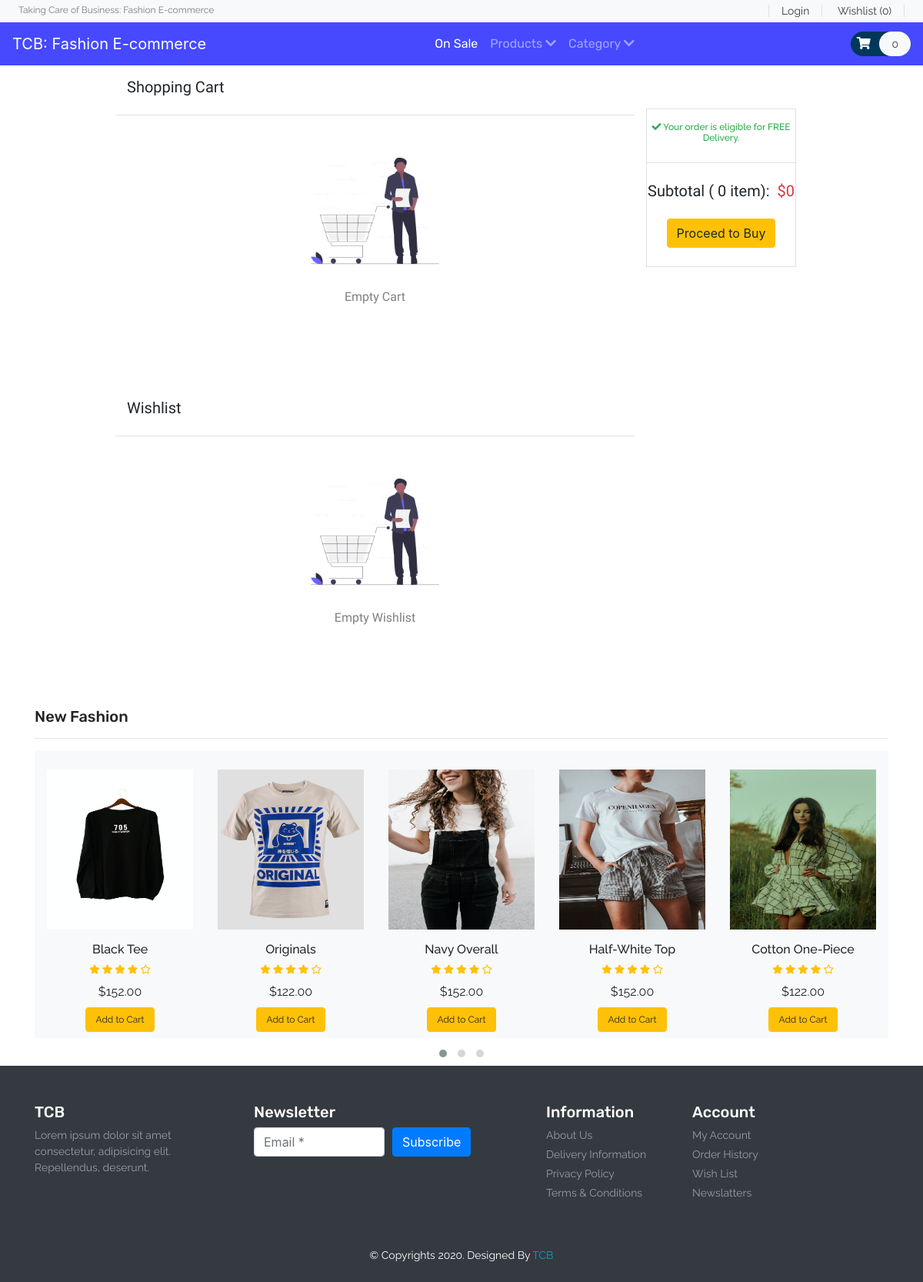
The app's page /cart.php with its own data.
### tables this page shows
CREATE TABLE `product` (
  `item_id` int(11) NOT NULL,
  `item_brand` varchar(200) NOT NULL,
  `item_name` varchar(255) NOT NULL,
  `item_price` double(10,2) NOT NULL,
  `item_image` varchar(255) NOT NULL,
  `item_register` datetime DEFAULT NULL
);

### cart.php (called while the page is built, shortened)
<?php
include ('header.php');
?>
<?php
        count($product->getData('cart')) ? include ('Template/_cart-template.php') :  include ('Template/notFound/_cart_notFound.php');
        count($product->getData('wishlist')) ? include ('Template/_wishilist_template.php') :  include ('Template/notFound/_wishlist_notFound.php');
        include ('Template/_new-phones.php');
?>
<?php
include ('footer.php');
?>

### database/DBController.php (called while the page is built, shortened)
<?php
class DBController
{
    protected $host = 'localhost';
    protected $user = 'root';
    protected $password = '';
    protected $database = "shopee";
    public function __construct()
    {
        $this->con = mysqli_connect($this->host, $this->user, $this->password, $this->database);
    }
}

### functions.php (called while the page is built)
<?php
require ('database/DBController.php');
require ('database/Product.php');
require ('database/Cart.php');
$db = new DBController();
$product = new Product($db);
$product_shuffle = $product->getData();
$Cart = new Cart($db );

### database/Product.php (called while the page is built, shortened)
<?php
class Product
{
    public $db = null;
    public function __construct(DBController $db)
    {
        $this->db = $db;
    }
    public function getData($table = 'product'){
        $result = $this->db->con->query("SELECT * FROM {$table}");
        $resultArray = array();
        while ($item = mysqli_fetch_array($result, MYSQLI_ASSOC)){
            $resultArray[] = $item;
        }
        return $resultArray;
    }
}

### Template/_new-phones.php (the view, shortened to what this page needs)
<?php
shuffle($product_shuffle);
?>
<section id="new-phones">
    <div class="container">
        <h4 class="font-rubik font-size-20">New Fashion</h4>
        <hr>
        <div class="owl-carousel owl-theme">
            <?php foreach ($product_shuffle as $item) { ?>
                <div class="item py-2 bg-light">
                    <div class="product font-rale">
                        <a href="<?php printf('%s?item_id=%s', 'product.php',  $item['item_id']); ?>"><img src="<?php echo $item['item_image'] ?? "./assets/products/1.png"; ?>" alt="product1" class="img-fluid"></a>
                        <div class="text-center">
                            <h6><?php echo  $item['item_name'] ?? "Unknown";  ?></h6>
                            <div class="rating text-warning font-size-12">
                                <span><i class="fas fa-star"></i></span>
                                <span><i class="fas fa-star"></i></span>
                                <span><i class="fas fa-star"></i></span>
                                <span><i class="fas fa-star"></i></span>
                                <span><i class="far fa-star"></i></span>
                            </div>
                            <div class="price py-2">
                                <span>$<?php echo $item['item_price'] ?? '0' ; ?></span>
                            </div>
                            <form method="post">
                                <?php
                                if (in_array($item['item_id'], $Cart->getCartId($product->getData('cart')) ?? [])){
                                    echo '<button type="submit" disabled class="btn btn-success font-size-12">In the Cart</button>';
                                }else{
                                    echo '<button type="submit" name="top_sale_submit" class="btn btn-warning font-size-12">Add to Cart</button>';
                                }
                                ?>
                            </form>
                        </div>
                    </div>
                </div>
            <?php }  ?>
        </div>
    </div>
</section>

### header.php (shortened to what this page needs)
<!DOCTYPE html>
<html lang="en">
<head>
    <link rel="stylesheet" href="https://stackpath.bootstrapcdn.com/bootstrap/4.4.1/css/bootstrap.min.css">
    <link rel="stylesheet" href="https://cdnjs.cloudflare.com/ajax/libs/OwlCarousel2/2.3.4/assets/owl.carousel.min.css" />
    <link rel="stylesheet" href="https://cdnjs.cloudflare.com/ajax/libs/OwlCarousel2/2.3.4/assets/owl.theme.default.min.css" />
    <link rel="stylesheet" href="https://cdnjs.cloudflare.com/ajax/libs/font-awesome/5.13.0/css/all.min.css" />
    <link rel="stylesheet" href="style.css">
    <?php
    require ('functions.php');
    ?>
</head>
<body>
<header id="header">
    <div class="strip d-flex justify-content-between px-4 py-1 bg-light">
                <p class="font-rale font-size-12 text-black-50 m-0">Taking Care of Business: Fashion E-commerce</p>
                <div class="font-rale font-size-14">
                    <a href="#" class="px-3 border-right border-left text-dark">Login</a>
                    <a href="#" class="px-3 border-right text-dark">Wishlist (0)</a>
                </div>
    </div>
    <nav class="navbar navbar-expand-lg navbar-dark color-second-bg">
                <a class="navbar-brand" href="index.php">TCB: Fashion E-commerce</a>
                <div class="collapse navbar-collapse" id="navbarNavDarkDropdown">
                  <ul class="navbar-nav m-auto font-rubik">
                    <li class="nav-item active">
                      <a class="nav-link" href="#">On Sale</a>
                    </li>
                    <li class="nav-item dropdown">
                      <a class="nav-link " href="#top-sale" >
                        Products
                        <i class="fas fa-chevron-down"></i>
                      </a>
                    </li>
                      <li class="nav-item">
                        <a class="nav-link" href="#special-price">Category <i class="fas fa-chevron-down"></i></a>
                      </li>
                  </ul>
                  <form action="#" class="font-size-14 font-rale">
                    <a href="cart.php" class="py-2 rounded-pill color-primary-bg">
                    <span class="font-size-16 px-2 text-white"><i class="fas fa-shopping-cart"></i></span>
                    <span class="px-3 py-2 rounded-pill text-dark bg-light"><?php echo count($product->getData('cart')); ?></span>
                    </a>
                </form>
                </div>
              </nav>
</header>
<main id="main-site">

### Template/notFound/_cart_notFound.php
<section id="cart" class="py-3 mb-5">
    <div class="container-fluid w-75">
        <h5 class="font-baloo font-size-20">Shopping Cart</h5>
        <div class="row">
            <div class="col-sm-9">
                    <div class="row border-top py-3 mt-3">
                        <div class="col-sm-12 text-center py-2">
                            <img src="./assets/blog/empty_cart.png" alt="Empty Cart" class="img-fluid" style="height: 200px;">
                            <p class="font-baloo font-size-16 text-black-50">Empty Cart</p>
                        </div>
                    </div>
            </div>
            <div class="col-sm-3">
                <div class="sub-total border text-center mt-2">
                    <h6 class="font-size-12 font-rale text-success py-3"><i class="fas fa-check"></i> Your order is eligible for FREE Delivery.</h6>
                    <div class="border-top py-4">
                        <h5 class="font-baloo font-size-20">Subtotal ( <?php echo isset($subTotal) ? count($subTotal) : 0; ?> item):&nbsp; <span class="text-danger">$<span class="text-danger" id="deal-price"><?php echo isset($subTotal) ? $Cart->getSum($subTotal) : 0; ?></span> </span> </h5>
                        <button type="submit" class="btn btn-warning mt-3">Proceed to Buy</button>
                    </div>
                </div>
            </div>
        </div>
    </div>
</section>

### Template/notFound/_wishlist_notFound.php
<section id="cart" class="py-3 mb-5">
    <div class="container-fluid w-75">
        <h5 class="font-baloo font-size-20">Wishlist</h5>
        <div class="row">
            <div class="col-sm-9">
                <div class="row border-top py-3 mt-3">
                    <div class="col-sm-12 text-center py-2">
                        <img src="./assets/blog/empty_cart.png" alt="Empty Cart" class="img-fluid" style="height: 200px;">
                        <p class="font-baloo font-size-16 text-black-50">Empty Wishlist</p>
                    </div>
                </div>
            </div>
        </div>
    </div>
</section>

### footer.php (shortened to what this page needs)
</main>
<footer id="footer" class="bg-dark text-white py-5">
          <div class="container">
            <div class="row">
              <div class="col-lg-3 col-12">
                <h4 class="font-rubik font-size-20">TCB</h4>
                <p class="font-size-14 font-rale text-white-50">Lorem ipsum dolor sit amet consectetur, adipisicing elit. Repellendus, deserunt.</p>
              </div>
              <div class="col-lg-4 col-12">
                <h4 class="font-rubik font-size-20">Newsletter</h4>
                <form class="form-row">
                  <div class="col">
                    <input type="text" class="form-control" placeholder="Email *">
                  </div>
                  <div class="col">
                    <button type="submit" class="btn btn-primary mb-2">Subscribe</button>
                  </div>
                </form>
              </div>
              <div class="col-lg-2 col-12">
                <h4 class="font-rubik font-size-20">Information</h4>
                <div class="d-flex flex-column flex-wrap">
                  <a href="#" class="font-rale font-size-14 text-white-50 pb-1">About Us</a>
                  <a href="#" class="font-rale font-size-14 text-white-50 pb-1">Delivery Information</a>
                  <a href="#" class="font-rale font-size-14 text-white-50 pb-1">Privacy Policy</a>
                  <a href="#" class="font-rale font-size-14 text-white-50 pb-1">Terms & Conditions</a>
                </div>
              </div>
              <div class="col-lg-2 col-12">
                <h4 class="font-rubik font-size-20">Account</h4>
                <div class="d-flex flex-column flex-wrap">
                  <a href="#" class="font-rale font-size-14 text-white-50 pb-1">My Account</a>
                  <a href="#" class="font-rale font-size-14 text-white-50 pb-1">Order History</a>
                  <a href="#" class="font-rale font-size-14 text-white-50 pb-1">Wish List</a>
                  <a href="#" class="font-rale font-size-14 text-white-50 pb-1">Newslatters</a>
                </div>
              </div>
            </div>
          </div>
        </footer>
        <div class="copyright text-center bg-dark text-white py-2">
          <p class="font-rale font-size-14">&copy; Copyrights 2020. Designed By <a href="#" class="color-second">TCB</a></p>
        </div>
</body>
</html>

### style.css (style rules this page uses)
button, button:focus { outline: none !important; box-shadow: none !important; }
.font-baloo { font-family: "Baloo Thambi 2", cursive; }
.font-rale { font-family: "Raleway", cursive; }
.font-rubik { font-family: "Rubik", cursive; }
.font-size-12 { font-size: 12px; }
.font-size-14 { font-size: 14px; }
.font-size-16 { font-size: 16px; }
.font-size-20 { font-size: 20px; }
.color-primary-bg { background: #003859; }
.color-second { color: #00A5C4; }
.color-second-bg { background: #4649FF; }
.img-fluid { height: 15em; padding: 1em; }

### records on screen
product: item_image (picture), item_name "Black Tee", item_price "152.00"
product: item_image (picture), item_name "Originals", item_price "122.00"
product: item_image (picture), item_name "Navy Overall", item_price "152.00"
product: item_image (picture), item_name "Half-White Top", item_price "152.00"
product: item_image (picture), item_name "Cotton One-Piece", item_price "122.00"

### other values on screen
count($product->getData('cart')) "0"
